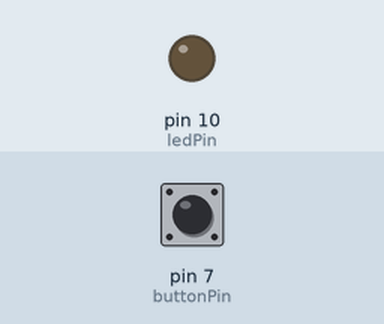
The sketch below on a simulated Arduino Uno, built with avr-gcc and run on an emulated ATmega328P. Parts: output pins drawn as LEDs (lit = HIGH). Dashed ring = blinking. Inputs (shaded band) come from the test bench; at power-on: pin 7 (buttonPin) LOW.

Above: at 1.2 s.
1.3 s: pin 7 (buttonPin) pulled HIGH for 3.2 s
At 5.2 s:
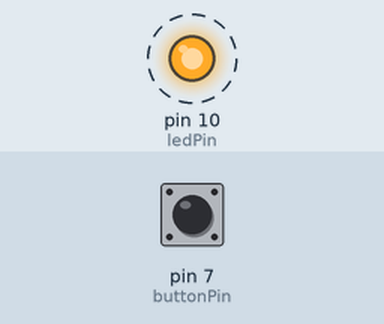
6.3 s: pin 7 (buttonPin) pulled HIGH for 0.15 s
At 8.0 s:
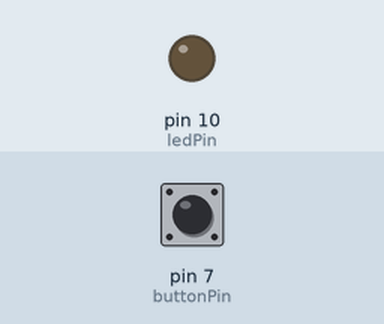
Timing chart, 0 to 9.5 s (numbered marks = the images above; inputs shaded):
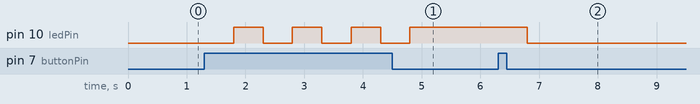

Measured:
- after the input at 1.3 s, pin 10 (ledPin): alternates HIGH for 0.50 s and LOW for 0.50 s, 7 changes in all, then stays HIGH, starting after 0.50 s
- after the input at 6.3 s, pin 10 (ledPin): HIGH → LOW after 0.50 s

The sketch:

ledprotob.ino
```cpp
const int buttonPin = 7;
const int ledPin = 10;
int estadoButton = 0;
int guardaEstado = LOW;

void setup()
{
  pinMode(ledPin, OUTPUT);
  pinMode(buttonPin, INPUT);

}

void loop() {
  estadoButton = digitalRead (buttonPin);
  if (estadoButton == HIGH) {
    guardaEstado = !guardaEstado;
    delay(500);
  }
  if (guardaEstado == HIGH) {
    digitalWrite(ledPin, HIGH);
  }
  else {
    digitalWrite (ledPin, LOW);
  }
}
```
